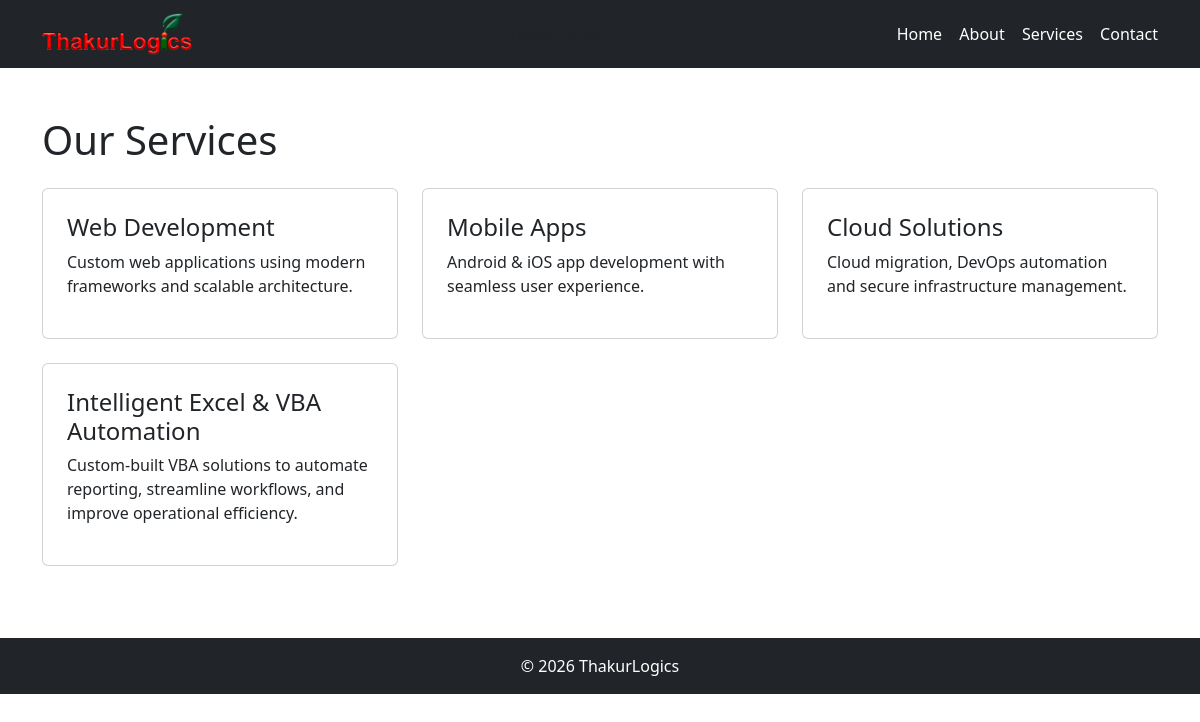
Page /services/ on the committed database.
### core/models.py (models this page shows, shortened)
class Service(models.Model):
    title = models.CharField(max_length=200)
    description = models.TextField()
    icon = models.CharField(max_length=100, blank=True)

### core/views.py (the view)
# urls.py: path('services/', views.services, name='services'),
def services(request):
    services = Service.objects.all()
    return render(request, 'services.html', {'services': services})

### core/templates/services.html
{% extends 'base.html' %}
{% block content %}
<h1>Our Services</h1>
<div class="row mt-4">
    {% for service in services %}
    <div class="col-md-4 mb-4">
        <div class="card p-4">
            <h4>{{ service.title }}</h4>
            <p>{{ service.description }}</p>
        </div>
    </div>
    {% endfor %}
</div>
{% endblock %}

### rows in the picture
Service: title "Web Development", description "Custom web applications using modern frameworks and scalable architecture."
Service: title "Mobile Apps", description "Android & iOS app development with seamless user experience."
Service: title "Cloud Solutions", description "Cloud migration, DevOps automation and secure infrastructure management."
Service: title "Intelligent Excel & VBA Automation", description "Custom-built VBA solutions to automate reporting, streamline workflows, and improve operational efficiency."

### other values in the picture
{{ settings.company_name|default:"ThakurLogics" }} "ThakurLogics"
